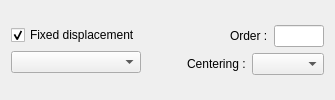
          <widget class="QWidget" name="tab_displacive">
           <attribute name="title">
            <string>Displacive</string>
           </attribute>
           <layout class="QGridLayout" name="gridLayout_46">
            <item row="0" column="0">
             <layout class="QGridLayout" name="gridLayout_44">
              <item row="0" column="0">
               <widget class="QCheckBox" name="checkBox_fixed_displacement">
                <property name="text">
                 <string>Fixed displacement</string>
                </property>
                <property name="checked">
                 <bool>true</bool>
                </property>
               </widget>
              </item>
              <item row="1" column="0">
               <widget class="QComboBox" name="comboBox"/>
              </item>
             </layout>
            </item>
            <item row="0" column="1">
             <layout class="QGridLayout" name="gridLayout_53">
              <item row="1" column="0">
               <layout class="QGridLayout" name="gridLayout_49">
                <item row="0" column="1">
                 <widget class="QLabel" name="label_centering_ref">
                  <property name="text">
                   <string>Centering :</string>
                  </property>
                 </widget>
                </item>
                <item row="0" column="2">
                 <widget class="QComboBox" name="comboBox_centering_ref"/>
                </item>
                <item row="0" column="0">
                 <spacer name="horizontalSpacer_46">
                  <property name="orientation">
                   <enum>Qt::Horizontal</enum>
                  </property>
                  <property name="sizeHint" stdset="0">
                   <size>
                    <width>40</width>
                    <height>20</height>
                   </size>
                  </property>
                 </spacer>
                </item>
               </layout>
              </item>
              <item row="0" column="0">
               <layout class="QGridLayout" name="gridLayout_45">
                <item row="0" column="1">
                 <widget class="QLabel" name="label_order">
                  <property name="text">
                   <string>Order :</string>
                  </property>
                 </widget>
                </item>
                <item row="0" column="2">
                 <widget class="QLineEdit" name="lineEdit_order">
                  <property name="maximumSize">
                   <size>
                    <width>50</width>
                    <height>16777215</height>
                   </size>
                  </property>
                 </widget>
                </item>
                <item row="0" column="0">
                 <spacer name="horizontalSpacer_43">
                  <property name="orientation">
                   <enum>Qt::Horizontal</enum>
                  </property>
                  <property name="sizeHint" stdset="0">
                   <size>
                    <width>40</width>
                    <height>20</height>
                   </size>
                  </property>
                 </spacer>
                </item>
               </layout>
              </item>
             </layout>
            </item>
           </layout>
          </widget>
